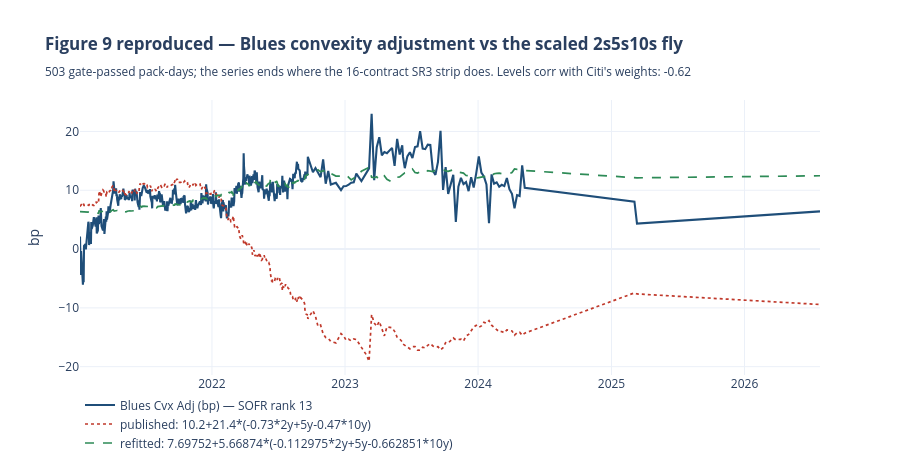

The code cell stored with this chart in its notebook:
### Markdown cell above
## 6. FIGURE 9 — Blues convexity adjustment vs the scaled 2s5s10s fly

Same treatment. Note the gap after mid-2023: the SR3 strip stops reaching 16
contiguous contracts and the series simply stops. `connectgaps=False`, so the
hole is a hole.

### Code cell
FLY9_PUB = CF.scaled_fly(F9, CF.CITI_FIG9)
FIT9 = CF.refit(F9["ca_bp"], F9, label=f"Fig 9 refit {F9.index.min().year}-{F9.index.max().year}")
FLY9_REFIT = CF.scaled_fly(F9, FIT9)

fig9 = go.Figure()
_line(fig9, F9["ca_bp"], f"{CFG.colour} Cvx Adj (bp) — SOFR rank {CF.COLOUR_RANK[CFG.colour]}",
      PALETTE["lhs"], width=2.1)
_line(fig9, FLY9_PUB, f"published: {CF.CITI_FIG9.annotation()}", PALETTE["pub"], dash="dot")
if CFG.refit:
    _line(fig9, FLY9_REFIT, f"refitted: {FIT9.annotation()}", PALETTE["refit"], dash="dash")
fig9.update_layout(
    title=("<b>Figure 9 reproduced — Blues convexity adjustment vs the scaled 2s5s10s fly</b>"
           f"<br><sub>{len(F9)} gate-passed pack-days; the series ends where the "
           f"16-contract SR3 strip does. Levels corr with Citi's weights: "
           f"{CF.corr_table(F9['ca_bp'], FLY9_PUB)['corr_levels']:+.2f}</sub>"),
    yaxis=dict(title="bp"), xaxis=dict(title=None),
    template="plotly_white", height=470,
    legend=dict(orientation="h", yanchor="bottom", y=-0.30, x=0))
fig9.show()

### Figure 1 — Plotly figure (JSON) as saved in the notebook; plotly's stock layout.template omitted (floating-point values rounded to 4 significant figures; data arrays with more than 128 entries replaced by an {"elided": "..."} marker saying what was removed)
{"data": [{"connectgaps": false, "line": {"color": "#1f4e79", "width": 2.1}, "mode": "lines", "name": "Blues Cvx Adj (bp) — SOFR rank 13", "type": "scatter", "x": {"elided": "503 str values"}, "y": {"elided": "503 float values"}, "yaxis": "y"}, {"connectgaps": false, "line": {"color": "#c0392b", "dash": "dot", "width": 1.7}, "mode": "lines", "name": "published: 10.2+21.4*(-0.73*2y+5y-0.47*10y)", "type": "scatter", "x": {"elided": "503 str values"}, "y": {"elided": "503 float values"}, "yaxis": "y"}, {"connectgaps": false, "line": {"color": "#2e8b57", "dash": "dash", "width": 1.7}, "mode": "lines", "name": "refitted: 7.69752+5.66874*(-0.112975*2y+5y-0.662851*10y)", "type": "scatter", "x": {"elided": "503 str values"}, "y": {"elided": "503 float values"}, "yaxis": "y"}], "layout": {"height": 470, "legend": {"orientation": "h", "x": 0, "y": -0.3, "yanchor": "bottom"}, "title": {"text": "<b>Figure 9 reproduced — Blues convexity adjustment vs the scaled 2s5s10s fly</b><br><sub>503 gate-passed pack-days; the series ends where the 16-contract SR3 strip does. Levels corr with Citi's weights: -0.62</sub>"}, "xaxis": {"title": {}}, "yaxis": {"title": {"text": "bp"}}}}
